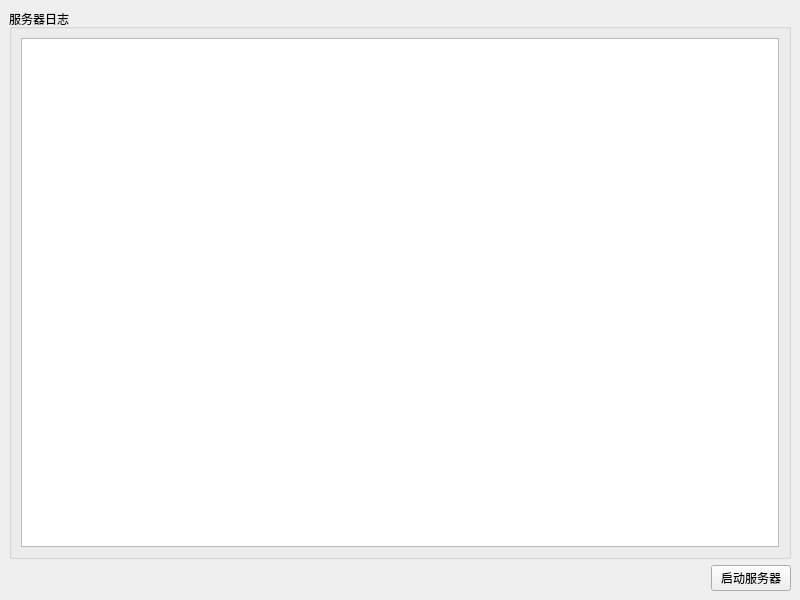
<?xml version="1.0" encoding="UTF-8"?>
<ui version="4.0">
 <class>MainWindow</class>
 <widget class="QMainWindow" name="MainWindow">
  <property name="geometry">
   <rect>
    <x>0</x>
    <y>0</y>
    <width>800</width>
    <height>600</height>
   </rect>
  </property>
  <property name="windowTitle">
   <string>聊天室服务器</string>
  </property>
  <widget class="QWidget" name="centralwidget">
   <layout class="QVBoxLayout" name="verticalLayout_2">
    <item>
     <widget class="QGroupBox" name="groupBox">
      <property name="title">
       <string>服务器日志</string>
      </property>
      <layout class="QVBoxLayout" name="verticalLayout">
       <item>
        <widget class="QPlainTextEdit" name="logEditor"/>
       </item>
      </layout>
     </widget>
    </item>
    <item>
     <layout class="QHBoxLayout" name="horizontalLayout">
      <item>
       <spacer name="horizontalSpacer">
        <property name="orientation">
         <enum>Qt::Orientation::Horizontal</enum>
        </property>
        <property name="sizeHint" stdset="0">
         <size>
          <width>40</width>
          <height>20</height>
         </size>
        </property>
       </spacer>
      </item>
      <item>
       <widget class="QPushButton" name="startStopButton">
        <property name="text">
         <string>启动服务器</string>
        </property>
       </widget>
      </item>
     </layout>
    </item>
   </layout>
  </widget>
 </widget>
 <resources/>
 <connections/>
</ui>
